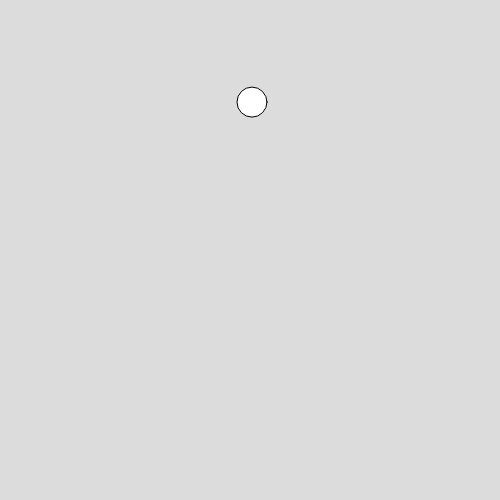
Frame 1 (no input)
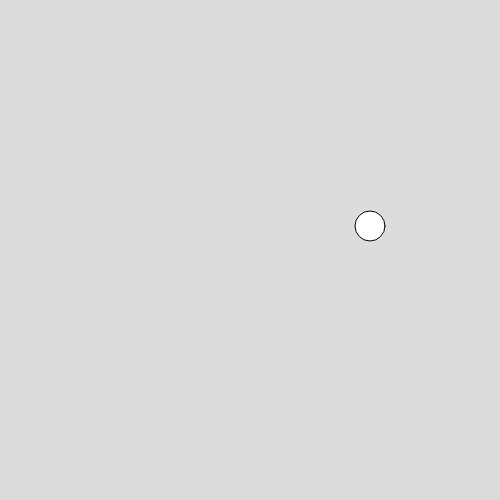
Frame 60 (no input)
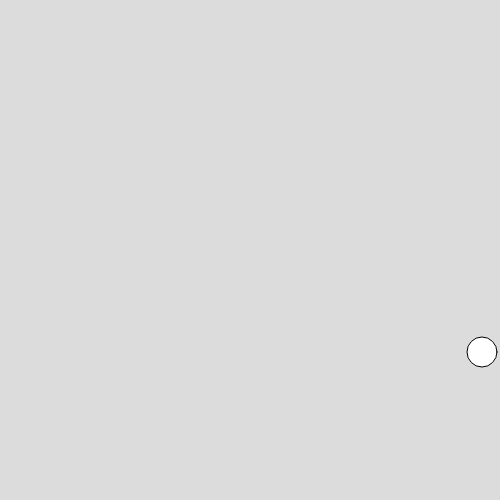
Frame 120 (the mouse pressed at the canvas centre since frame 60)

The p5.js sketch that drew these frames (run headless with seeded random() and noise() and a simulated clock; from frame 60 on, the mouse is pressed at the canvas centre):

// p5.js sketch
// ── sketch.js
var myCircle;

function setup() {
  createCanvas(500, 500);
  smooth();
  myCircle = {
    x: width/2,
    y: 100,
    size: 30,
    speedX: 2,
    speedY: 2.1,
    move: function () {
      this.x = this.x + this.speedX;
      this.y = this.y + this.speedY;
    },
    bounce: function () {
      if (this.x > width - this.size/2 || this.x < this.size/2) {
        this.speedX = this.speedX * -1;
      }
      if (this.y > height - this.size/2 || this.y < this.size/2) {
        this.speedY = this.speedY * -1;
      }
    },
    display: function () {
        ellipse(this.x, this.y, this.size, this.size);
    }
  }
}

function draw() {
  background(220);
  fill(255);
  myCircle.move();
  myCircle.bounce();
  myCircle.display();
  }
